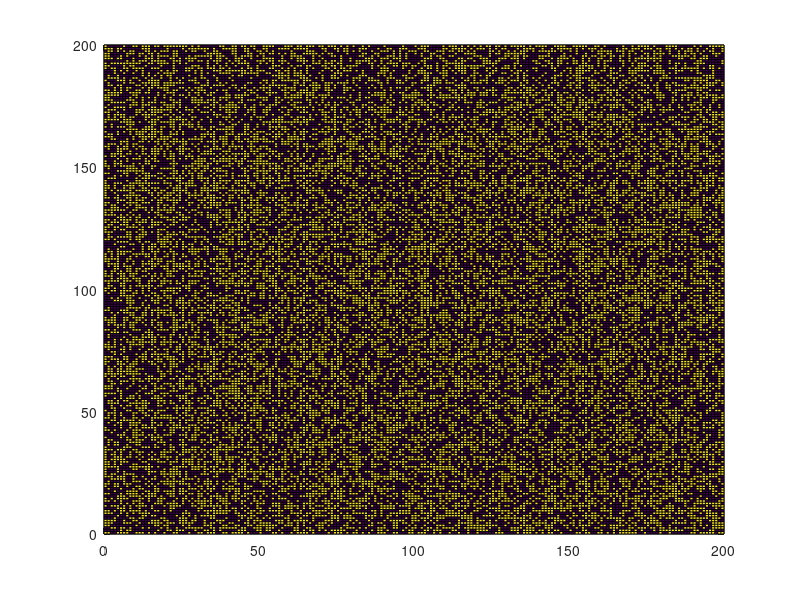
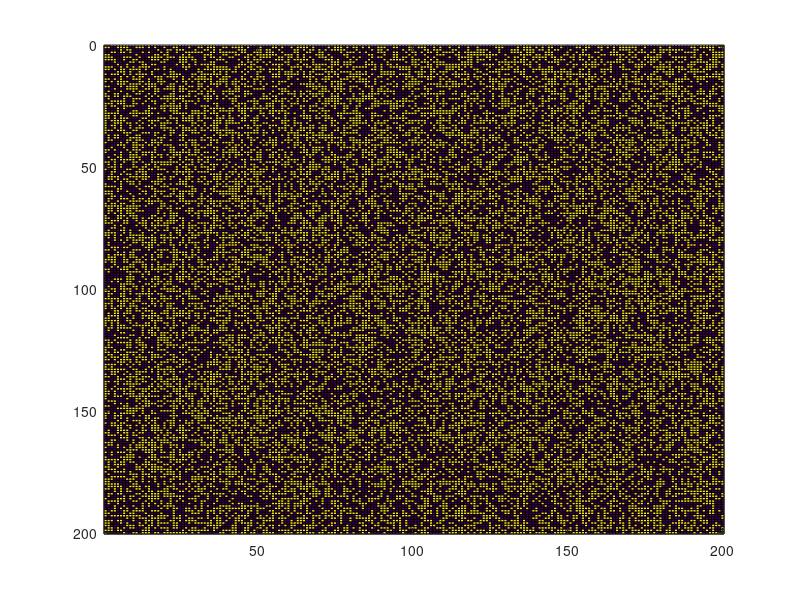

The MATLAB script that drew these images, in order:
%

p = 200;
rand('state', 1);
neu_network = rand(p) < 0.5;

[xx,yy] = meshgrid(0:p, 0:p);
figure(2);
%hd=pcolor(xx,yy,[[flipud(neu_network); zeros(1,p)],zeros(p+1,1)]);
pcolor(xx,yy,[[neu_network; zeros(1,p)],zeros(p+1,1)]);
% bug:
print('-depsc2', 'pic_tmp/fjksadl.eps');

% workaround
figure(3);
imagesc(neu_network);
%set(gca,'xgrid', 'on', 'ygrid', 'on'

%grid on
%print('-depsc2', 'pic_tmp/fjksadl2.eps');
%set(gca,'XMinorGrid','on')
%print('-depsc2', 'pic_tmp/fjksadl3.eps');

%set(gca,'xgrid', 'on', 'ygrid', 'on', 'gridlinestyle', '-', 'xcolor', 'k', 'ycolor', 'k');

line(0.5+[zeros(p+1,1), p*ones(p+1,1)]', 0.5+[1;1]*(0:p), 'color', 'k');
line(0.5+[1;1]*(0:p), [zeros(p+1,1), 0.5+p*ones(p+1,1)]', 'color', 'k');

print('-depsc2', 'pic_tmp/fjksadl2.eps');

